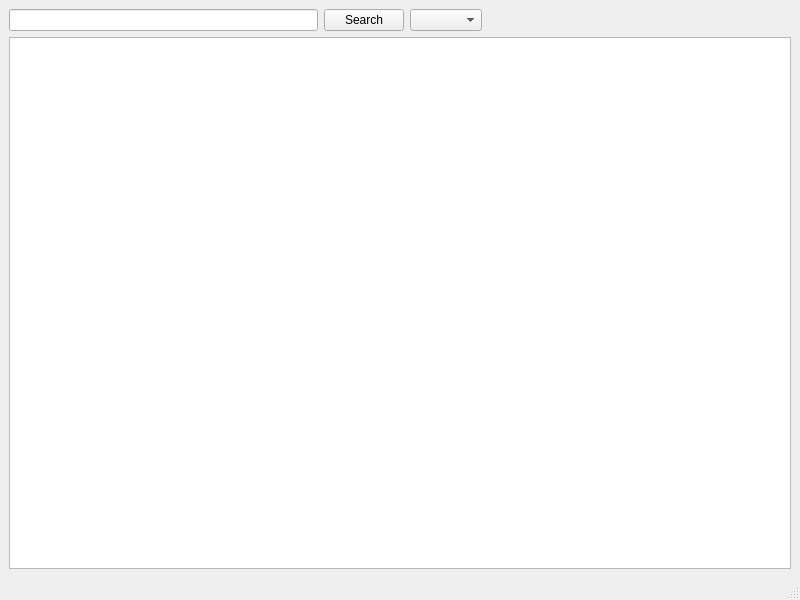
<?xml version="1.0" encoding="UTF-8"?>
<ui version="4.0">
 <class>MainWindow</class>
 <widget class="QMainWindow" name="MainWindow">
  <property name="geometry">
   <rect>
    <x>0</x>
    <y>0</y>
    <width>800</width>
    <height>600</height>
   </rect>
  </property>
  <property name="windowTitle">
   <string>MainWindow</string>
  </property>
  <widget class="QWidget" name="centralwidget">
   <layout class="QVBoxLayout" name="verticalLayout">
    <item>
     <layout class="QHBoxLayout" name="horizontalLayout_2">
      <item>
       <widget class="QLineEdit" name="searchLineEdit">
        <property name="text">
         <string extracomment="type name of the film"/>
        </property>
       </widget>
      </item>
      <item>
       <widget class="QPushButton" name="pushButton">
        <property name="text">
         <string>Search</string>
        </property>
       </widget>
      </item>
      <item>
       <widget class="QComboBox" name="comboBox"/>
      </item>
      <item>
       <spacer name="horizontalSpacer">
        <property name="orientation">
         <enum>Qt::Horizontal</enum>
        </property>
        <property name="sizeHint" stdset="0">
         <size>
          <width>40</width>
          <height>20</height>
         </size>
        </property>
       </spacer>
      </item>
     </layout>
    </item>
    <item>
     <layout class="QHBoxLayout" name="horizontalLayout">
      <item>
       <layout class="QVBoxLayout" name="verticalLayout_2"/>
      </item>
      <item>
       <widget class="QTableView" name="tableView"/>
      </item>
     </layout>
    </item>
   </layout>
  </widget>
  <widget class="QMenuBar" name="menubar">
   <property name="geometry">
    <rect>
     <x>0</x>
     <y>0</y>
     <width>800</width>
     <height>21</height>
    </rect>
   </property>
  </widget>
  <widget class="QStatusBar" name="statusbar"/>
 </widget>
 <resources/>
 <connections/>
</ui>
